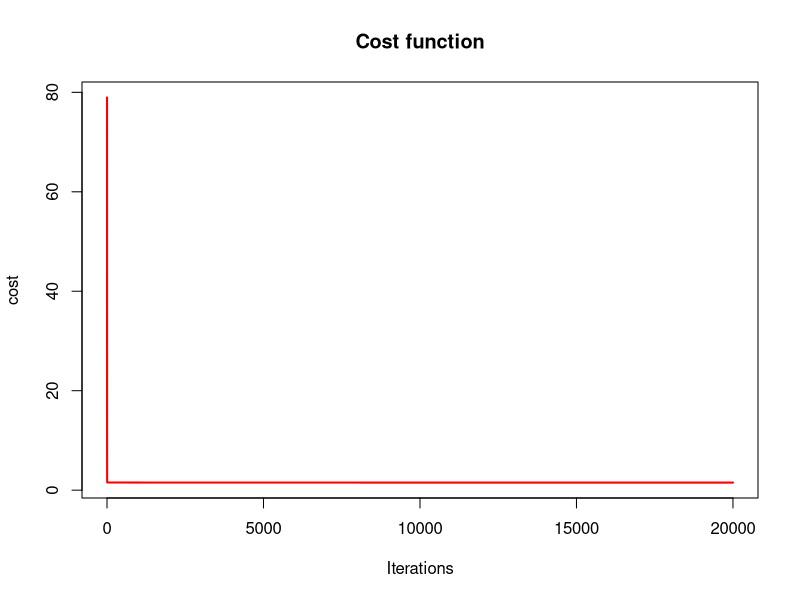
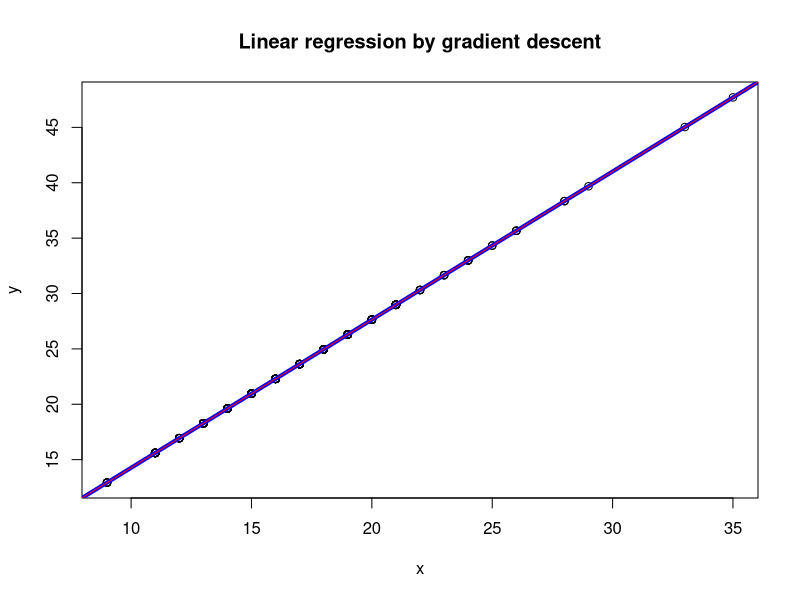

R code for these plots, in order:
## ---- chunk 1
set.seed(123)
n <- 20000
x <- rnorm(n, 2, sqrt(2))
s <- rnorm(n, 0, 0.8)
y <- 1.5+x*3+s
mydata <- data.frame(y,x)
## ---- chunk 2
lmfit <- lm(y~., data=mydata)
# logLik(lmfit)
coefficients(lmfit)
(summary(lmfit)$sigma**2)
## ---- chunk 3
 ## Using the mathematical expression:
 minusloglik <- function(param){
   beta <- param[-1] #Regression Coefficients
   sigma <- param[1] #Variance
   y <- as.vector(mydata$y) #DV
   x <- cbind(1, mydata$x) #IV
   mu <- x%*%beta #multiply matrices
   0.5*(n*log(2*pi) + n*log(sigma) + sum((y-mu)^2)/sigma)
 }
## ---- chunk 4
MLoptimize <- optim(  c (1,  1, 1 ), minusloglik)
## The results:
MLoptimize$par
## ---- chunk 5
# max 
library(maxLik)
ols.lf <- function(param) {
  beta <- param[-1] #Regression Coefficients
  sigma <- param[1] #Variance
  y <- as.vector(mydata$y) #DV
  x <- cbind(1, mydata$x) #IV
  mu <- x%*%beta #multiply matrices
  sum(dnorm(y, mu, sqrt(sigma), log = TRUE)) #normal distribution(vector of observations, mean, sd)
}  

mle_ols <- maxLik(logLik = ols.lf, start = c(sigma = 1, beta1 = 1, beta2 = 1 ))
summary(mle_ols)
## ---- chunk 6
ols.lf <- function(param) {
  beta <- param[-1] #Regression Coefficients
  sigma <- param[1] #Variance
  y <- as.vector(mtcars$mpg) #DV
  x <- cbind(1, mtcars$cyl, mtcars$disp) #IV
  mu <- x%*%beta #multiply matrices
  sum(dnorm(y, mu, sqrt(sigma), log = TRUE)) #normal distribution(vector of observations, mean, sd)
}  

mle_ols <- maxLik(logLik = ols.lf, start = c(sigma = 1, beta1 = 1, beta2 = 1, beta3=1))
summary(mle_ols)

#Checking against linear regression
lmfit2 <- (lm(mpg~cyl+disp, data=mtcars))
lmfit2
(summary(lmfit2)$sigma**2)
## ---- chunk 7
sample<-c(1.38, 3.96, -0.16, 8.12, 6.30, 2.61, -1.35, 0.03, 3.94, 1.11)
n<-length(sample)
muhat<-mean(sample)
sigsqhat<-sum((sample-muhat)^2)/n
muhat
sigsqhat

loglike<-function(theta){
a<--n/2*log(2*pi)-n/2*log(theta[2])-sum((sample-theta[1])^2)/(2*theta[2])
return(-a)
}
optim(c(2,2),loglike,method="BFGS")$par
## ---- chunk 8
library("ggplot2")
# fit a linear model
res <- lm( hwy ~ cty ,data=mpg)
summary(res)
## ---- chunk 9
# squared error cost function
cost <- function(X, y, theta) {
  sum( (X %*% theta - y)^2 ) / (2*length(y))
}

# learning rate and iteration limit
alpha <- 0.005
num_iters <- 20000

# keep history
cost_history <- double(num_iters)
theta_history <- list(num_iters)

# initialize coefficients
theta <- matrix(c(0,0), nrow=2)

x=mpg$cty
y=mpg$hwy

# add a column of 1's for the intercept coefficient
X <- cbind(1, matrix(x))

# gradient descent
for (i in 1:num_iters) {
  error <- (X %*% theta - y)
  delta <- t(X) %*% error / length(y)   #derivation
  
  theta <- theta - alpha * delta
  
  cost_history[i] <- cost(X, y, theta)
  theta_history[[i]] <- theta
}

print(theta)

tail(cost_history)
## ---- chunk 10
plot(cost_history, type='line', col='red', lwd=2, main='Cost function', ylab='cost', xlab='Iterations')
## ---- chunk 11
x=mpg$cty
y=mpg$cty*theta[2]  +  theta[1]
plot(x,y, main='Linear regression by gradient descent')
# line(x,y ,col=3)
abline(lm(mpg$hwy ~ mpg$cty),col="blue",lwd = 4)
abline(res, col='red')
